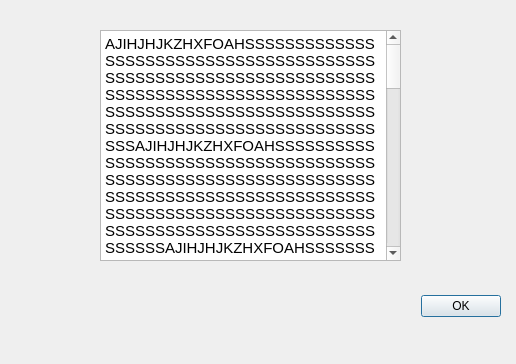
<?xml version="1.0" encoding="UTF-8"?>
<ui version="4.0">
 <class>window_help</class>
 <widget class="QDialog" name="window_help">
  <property name="geometry">
   <rect>
    <x>0</x>
    <y>0</y>
    <width>516</width>
    <height>364</height>
   </rect>
  </property>
  <property name="windowTitle">
   <string>Dialog</string>
  </property>
  <widget class="QDialogButtonBox" name="buttonBox">
   <property name="geometry">
    <rect>
     <x>160</x>
     <y>290</y>
     <width>341</width>
     <height>32</height>
    </rect>
   </property>
   <property name="orientation">
    <enum>Qt::Horizontal</enum>
   </property>
   <property name="standardButtons">
    <set>QDialogButtonBox::Ok</set>
   </property>
  </widget>
  <widget class="QTextBrowser" name="textBrowser">
   <property name="geometry">
    <rect>
     <x>100</x>
     <y>30</y>
     <width>301</width>
     <height>231</height>
    </rect>
   </property>
   <property name="html">
    <string>&lt;!DOCTYPE HTML PUBLIC &quot;-//W3C//DTD HTML 4.0//EN&quot; &quot;http://www.w3.org/TR/REC-html40/strict.dtd&quot;&gt;
&lt;html&gt;&lt;head&gt;&lt;meta name=&quot;qrichtext&quot; content=&quot;1&quot; /&gt;&lt;style type=&quot;text/css&quot;&gt;
p, li { white-space: pre-wrap; }
&lt;/style&gt;&lt;/head&gt;&lt;body style=&quot; font-family:'Ubuntu'; font-size:11pt; font-weight:400; font-style:normal;&quot;&gt;
&lt;p style=&quot; margin-top:0px; margin-bottom:0px; margin-left:0px; margin-right:0px; -qt-block-indent:0; text-indent:0px;&quot;&gt;AJIHJHJKZHXFOAHSSSSSSSSSSSSSSSSSSSSSSSSSSSSSSSSSSSSSSSSSSSSSSSSSSSSSSSSSSSSSSSSSSSSSSSSSSSSSSSSSSSSSSSSSSSSSSSSSSSSSSSSSSSSSSSSSSSSSSSSSSSSSSSSSSSSSSSSSSSSSSSSSSSSSSSAJIHJHJKZHXFOAHSSSSSSSSSSSSSSSSSSSSSSSSSSSSSSSSSSSSSSSSSSSSSSSSSSSSSSSSSSSSSSSSSSSSSSSSSSSSSSSSSSSSSSSSSSSSSSSSSSSSSSSSSSSSSSSSSSSSSSSSSSSSSSSSSSSSSSSSSSSSSSSSSSSSSSSAJIHJHJKZHXFOAHSSSSSSSSSSSSSSSSSSSSSSSSSSSSSSSSSSSSSSSSSSSSSSSSSSSSSSSSSSSSSSSSSSSSSSSSSSSSSSSSSSSSSSSSSSSSSSSSSSSSSSSSSSSSSSSSSSSSSSSSSSSSSSSSSSSSSSSSSSSSSSSSSSSSSSSAJIHJHJKZHXFOAHSSSSSSSSSSSSSSSSSSSSSSSSSSSSSSSSSSSSSSSSSSSSSSSSSSSSSSSSSSSSSSSSSSSSSSSSSSSSSSSSSSSSSSSSSSSSSSSSSSSSSSSSSSSSSSSSSSSSSSSSSSSSSSSSSSSSSSSSSSSSSSSSSSSSSSSAJIHJHJKZHXFOAHSSSSSSSSSSSSSSSSSSSSSSSSSSSSSSSSSSSSSSSSSSSSSSSSSSSSSSSSSSSSSSSSSSSSSSSSSSSSSSSSSSSSSSSSSSSSSSSSSSSSSSSSSSSSSSSSSSSSSSSSSSSSSSSSSSSSSSSSSSSSSSSSSSSSSSSAJIHJHJKZHXFOAHSSSSSSSSSSSSSSSSSSSSSSSSSSSSSSSSSSSSSSSSSSSSSSSSSSSSSSSSSSSSSSSSSSSSSSSSSSSSSSSSSSSSSSSSSSSSSSSSSSSSSSSSSSSSSSSSSSSSSSSSSSSSSSSSSSSSSSSSSSSSSSSSSSSSSSSAJIHJHJKZHXFOAHSSSSSSSSSSSSSSSSSSSSSSSSSSSSSSSSSSSSSSSSSSSSSSSSSSSSSSSSSSSSSSSSSSSSSSSSSSSSSSSSSSSSSSSSSSSSSSSSSSSSSSSSSSSSSSSSSSSSSSSSSSSSSSSSSSSSSSSSSSSSSSSSSSSSSSSAJIHJHJKZHXFOAHSSSSSSSSSSSSSSSSSSSSSSSSSSSSSSSSSSSSSSSSSSSSSSSSSSSSSSSSSSSSSSSSSSSSSSSSSSSSSSSSSSSSSSSSSSSSSSSSSSSSSSSSSSSSSSSSSSSSSSSSSSSSSSSSSSSSSSSSSSSSSSSSSSSSSSSAJIHJHJKZHXFOAHSSSSSSSSSSSSSSSSSSSSSSSSSSSSSSSSSSSSSSSSSSSSSSSSSSSSSSSSSSSSSSSSSSSSSSSSSSSSSSSSSSSSSSSSSSSSSSSSSSSSSSSSSSSSSSSSSSSSSSSSSSSSSSSSSSSSSSSSSSSSSSSSSSSSSSSAJIHJHJKZHXFOAHSSSSSSSSSSSSSSSSSSSSSSSSSSSSSSSSSSSSSSSSSSSSSSSSSSSSSSSSSSSSSSSSSSSSSSSSSSSSSSSSSSSSSSSSSSSSSSSSSSSSSSSSSSSSSSSSSSSSSSSSSSSSSSSSSSSSSSSSSSSSSSSSSSSSSSS&lt;/p&gt;&lt;/body&gt;&lt;/html&gt;</string>
   </property>
  </widget>
 </widget>
 <resources/>
 <connections>
  <connection>
   <sender>buttonBox</sender>
   <signal>accepted()</signal>
   <receiver>window_help</receiver>
   <slot>accept()</slot>
   <hints>
    <hint type="sourcelabel">
     <x>294</x>
     <y>273</y>
    </hint>
    <hint type="destinationlabel">
     <x>111</x>
     <y>218</y>
    </hint>
   </hints>
  </connection>
  <connection>
   <sender>buttonBox</sender>
   <signal>rejected()</signal>
   <receiver>window_help</receiver>
   <slot>reject()</slot>
   <hints>
    <hint type="sourcelabel">
     <x>358</x>
     <y>263</y>
    </hint>
    <hint type="destinationlabel">
     <x>472</x>
     <y>220</y>
    </hint>
   </hints>
  </connection>
 </connections>
 <slots>
  <slot>save()</slot>
  <slot>cancel()</slot>
 </slots>
</ui>
